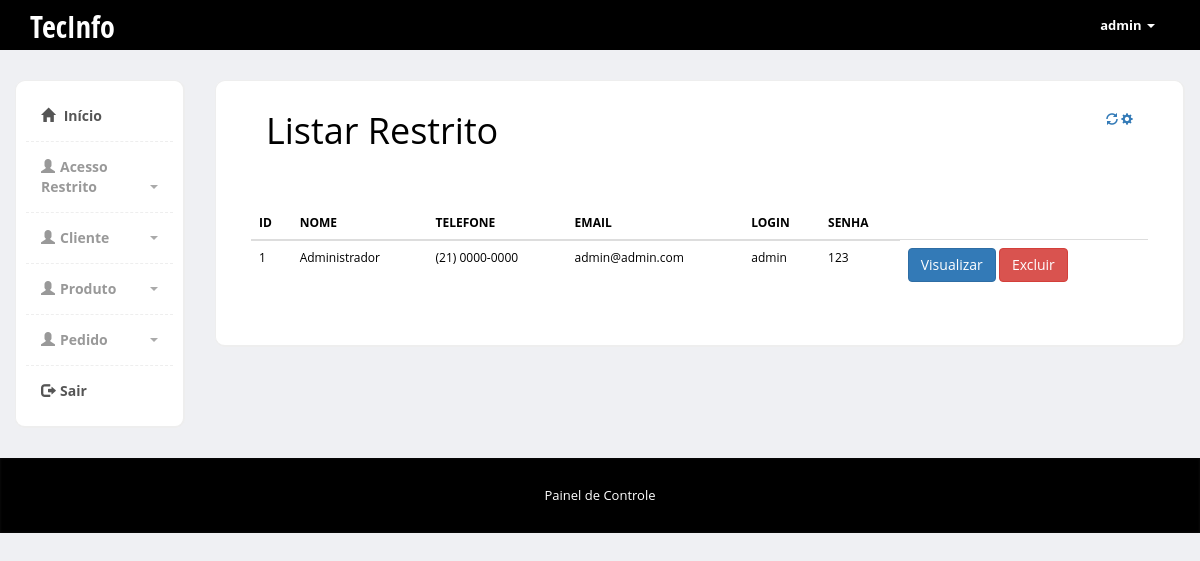
/admin/restrito-lista.php (signed in), run on the app's committed database.
### tables this page shows
CREATE TABLE `acesso_restrito` (
  `pk_restrito` int(11) NOT NULL,
  `nome` varchar(255) NOT NULL,
  `email` varchar(255) NOT NULL,
  `telefone` varchar(255) NOT NULL,
  `login` varchar(255) NOT NULL,
  `senha` varchar(255) NOT NULL
);

### admin/Restrito.class.php (called while the page is built, shortened)
<?php
class Restrito{
     public function lista(){
        $pdo = Conexao::conexao();
        $sql  = "SELECT * FROM acesso_restrito;";
        $consulta = $pdo->query($sql);
        $dados = null;
        while ($linha = $consulta->fetch(PDO::FETCH_ASSOC)){
            $dados[] = array(
            "id" => $linha['pk_restrito'],
            "nome" => $linha['nome'],
            "telefone" => $linha['telefone'],
            "email" => $linha['email'],
            "login" => $linha['login'],
            "senha" => $linha['senha']
            );
        }
        return $dados;
    }
}

### admin/restrito-lista.php (the view, shortened to what this page needs)
<?php
    require "Restrito.class.php";
    $restrito = new Restrito ();
    $dados = $restrito->lista();
?>
<?php include "includes/header.php" ?>
<div class="col-md-10">
		  	<div class="row">
		<div class="col-md-12">
		  			<div class="content-box-large">
		  				<div class="panel-heading">
							<div class="panel-title">
				  <h1>Listar Restrito</h1>
			</div>
			<div class="panel-options">
								<a href="#" data-rel="collapse"><i class="glyphicon glyphicon-refresh"></i></a>
								<a href="#" data-rel="reload"><i class="glyphicon glyphicon-cog"></i></a>
							</div>
						</div>
		  	<div class="panel-body">
      <?php if($dados==null){ ?>
            <p>Nenhum usuário cadastrado</p>
        <?php } else{ ?>
        <table class="lista-dados">
		   <div class="col-md-10">
		  	<div class="row">
  				<div class="col-md-6">
		  				<div class="panel-body">
		  					<table class="table">
				              <thead>
				                <tr>
				                  <th>ID</th>
				                  <th>NOME</th>
				                  <th>TELEFONE</th>
				                  <th>EMAIL</th>
				                  <th>LOGIN</th>
				                  <th>SENHA</th>
				                </tr>
				              </thead>
				               <?php
								 foreach($dados as $dado => $coluna){
												echo "<tr>";
												echo "<td>".$coluna['id']."</td>";
												echo "<td>".$coluna['nome']."</td>";
												echo "<td>".$coluna['email']."</td>";
												echo "<td>".$coluna['telefone']."</td>";
												echo "<td>".$coluna['login']."</td>";
												echo "<td>".$coluna['senha']."</td>";
													echo '<td>  <a href="visualizar.php?id='.$coluna['id'].  "&nome=" . $coluna['nome'] . "&email=" . $coluna['email'] . "&telefone=" . $coluna['telefone'] . "&login=" . $coluna['login'] . "&senha=" . $coluna['senha'] . '"> <input type="submit" class="btn btn-primary"  value="Visualizar"/>
												 <a href="restrito-excluir.php?id='.$coluna['id'].'"> <input type="submit" class="btn btn-danger"  value="Excluir"/></a></td>';
												echo "</tr>";
											}
								?>
								   <?php } ?>
				            </table>
		  				</div>
		  			</div>
  				</div>
  			</div>
	</div>
		  		</div>
		  	</div>
		  </div>
		</div>
    </div>
  <?php include "includes/footer.php" ?>

### admin/css/styles.css (style rules this page uses)
body { font-family: 'Open Sans', sans-serif; position: relative; margin: 0px; font-size: 12px; padding: 0px; background-color:#FFFFFF; color:#000000; }
.content-box, .content-box-large { margin-bottom:30px; background:#fff; border-radius:10px; padding:10px; border-left:1px solid #eee; border-top:1px solid #eee; border-right:2px solid #eee; border-bottom:2px solid #eee; }
.content-box-large { padding: 20px; }
body { background-color: #eff0f3; }
.panel-heading>.panel-title, .content-box-header .panel-title { float: left; padding: 10px 15px; padding-top: 0px; }
.panel-heading>.panel-title>*, .content-box-header .panel-title>* { margin: 0; }
.panel-heading>.panel-options, .content-box-header .panel-options { float: right; padding-right: 15px; }
.panel-heading>.panel-options>a, .content-box-header .panel-options>a { margin-top: 10px; }
.panel-body { clear:both; }

### data on the page
acesso_restrito: pk_restrito "1", nome "Administrador", email "(21) 0000-0000", telefone "admin@admin.com", login "admin", senha "123"

### other printed values
$_SESSION['login'] "admin"
